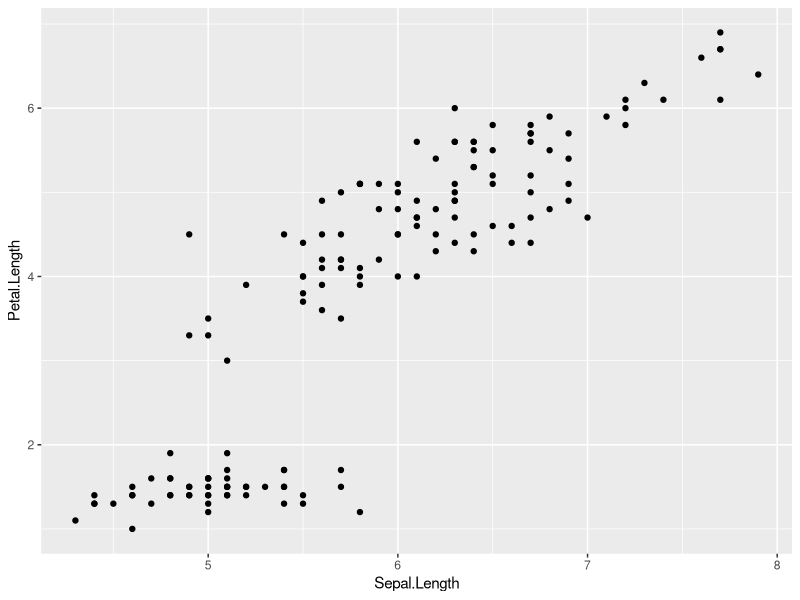
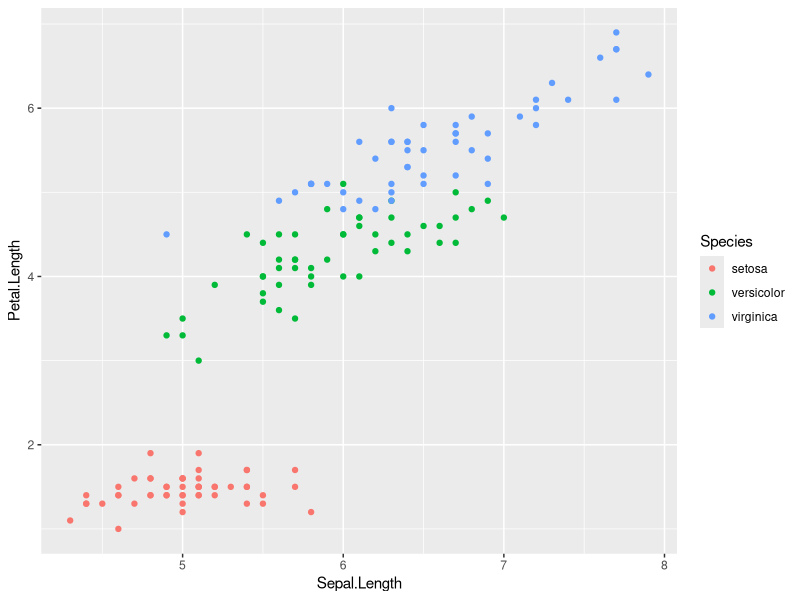
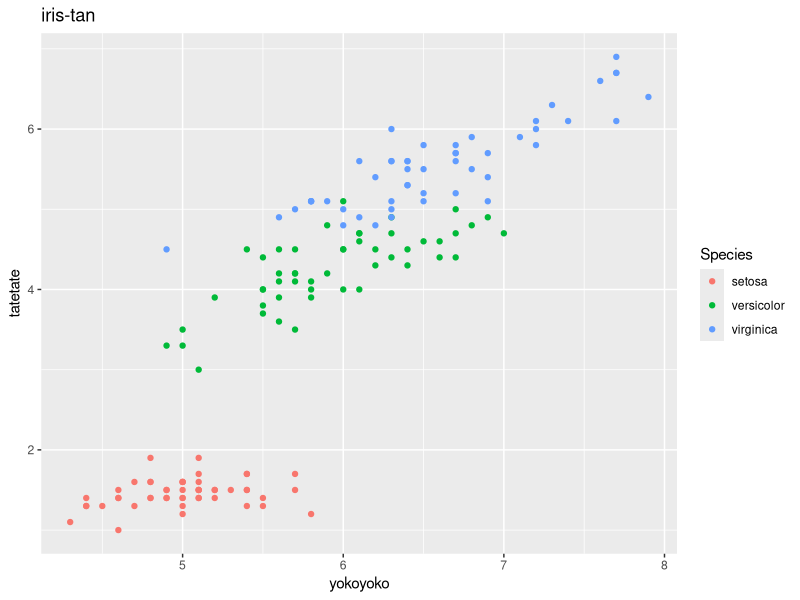
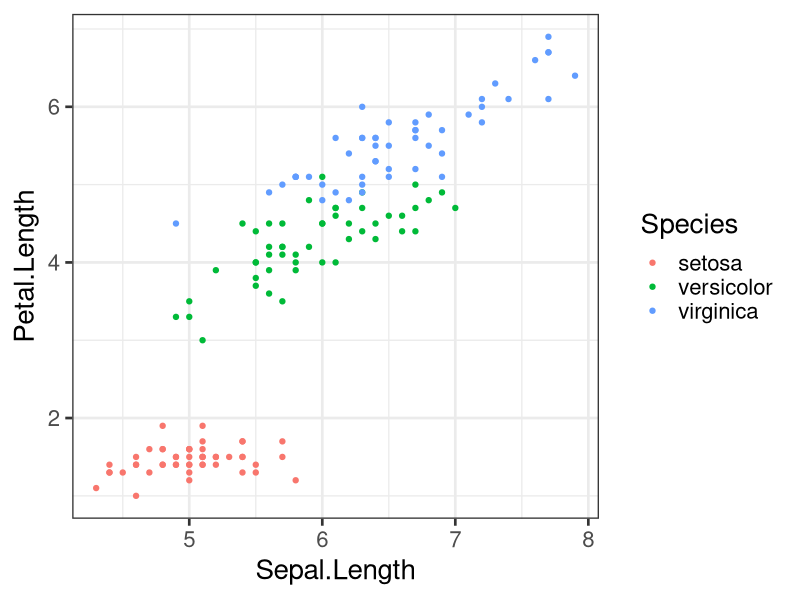
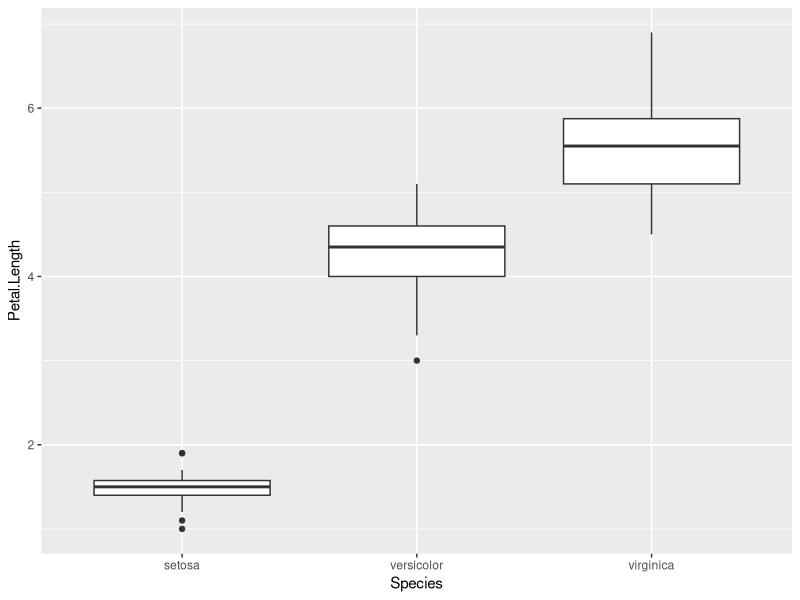
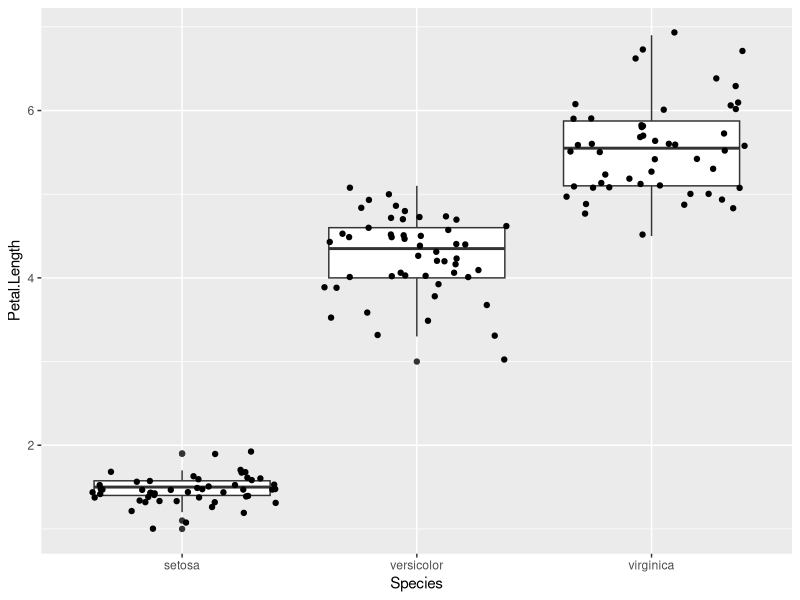
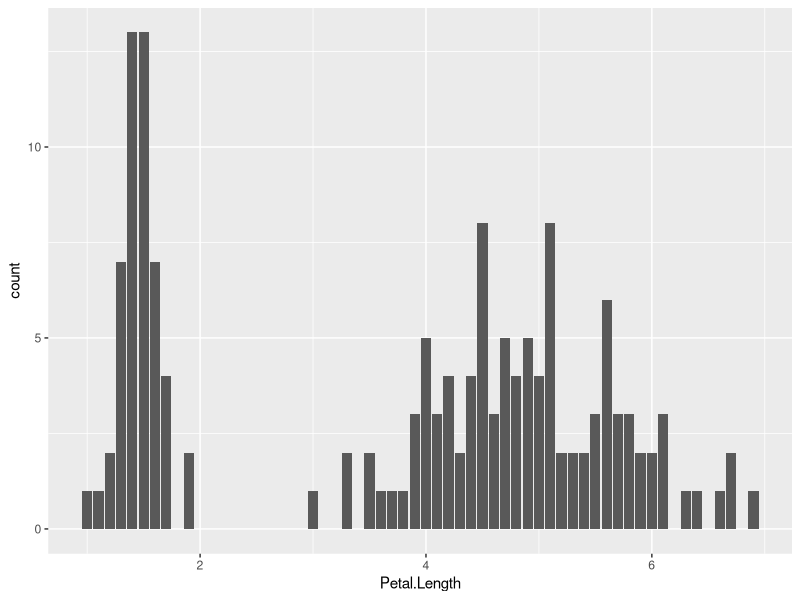
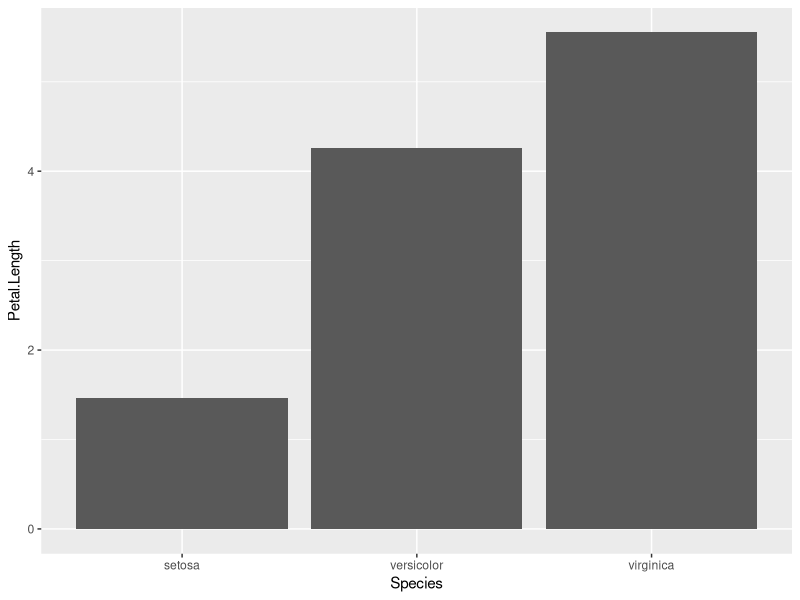

The R source for these figures, in order:
## ---- chunk 1
library(ggplot2)
ggplot(iris,aes(y=Petal.Length,x=Sepal.Length)) +
  geom_point()
## ---- chunk 2
ggplot(iris,aes(y=Petal.Length,x=Sepal.Length, col=Species)) +
  geom_point()
## ---- chunk 3
ggplot(iris,aes(y=Petal.Length,x=Sepal.Length, col=Species)) +
  geom_point() + 
  labs(title="iris-tan", x="yokoyoko", y="tatetate")
## ---- chunk 4
ggplot(iris,aes(y=Petal.Length,x=Sepal.Length, col=Species)) +
  geom_point() + 
  theme_bw(base_size = 20)
## ---- chunk 5
ggplot(iris, aes(y=Petal.Length,x=Species)) +
  geom_boxplot()
## ---- chunk 6
ggplot(iris, aes(y=Petal.Length,x=Species)) +
  geom_boxplot() + geom_jitter()
## ---- chunk 7
ggplot(iris, aes(Petal.Length)) +
  geom_bar()
## ---- chunk 8
ggplot(iris, aes(y=Petal.Length, x=Species)) +
  stat_summary(fun.y=mean,geom="bar")
